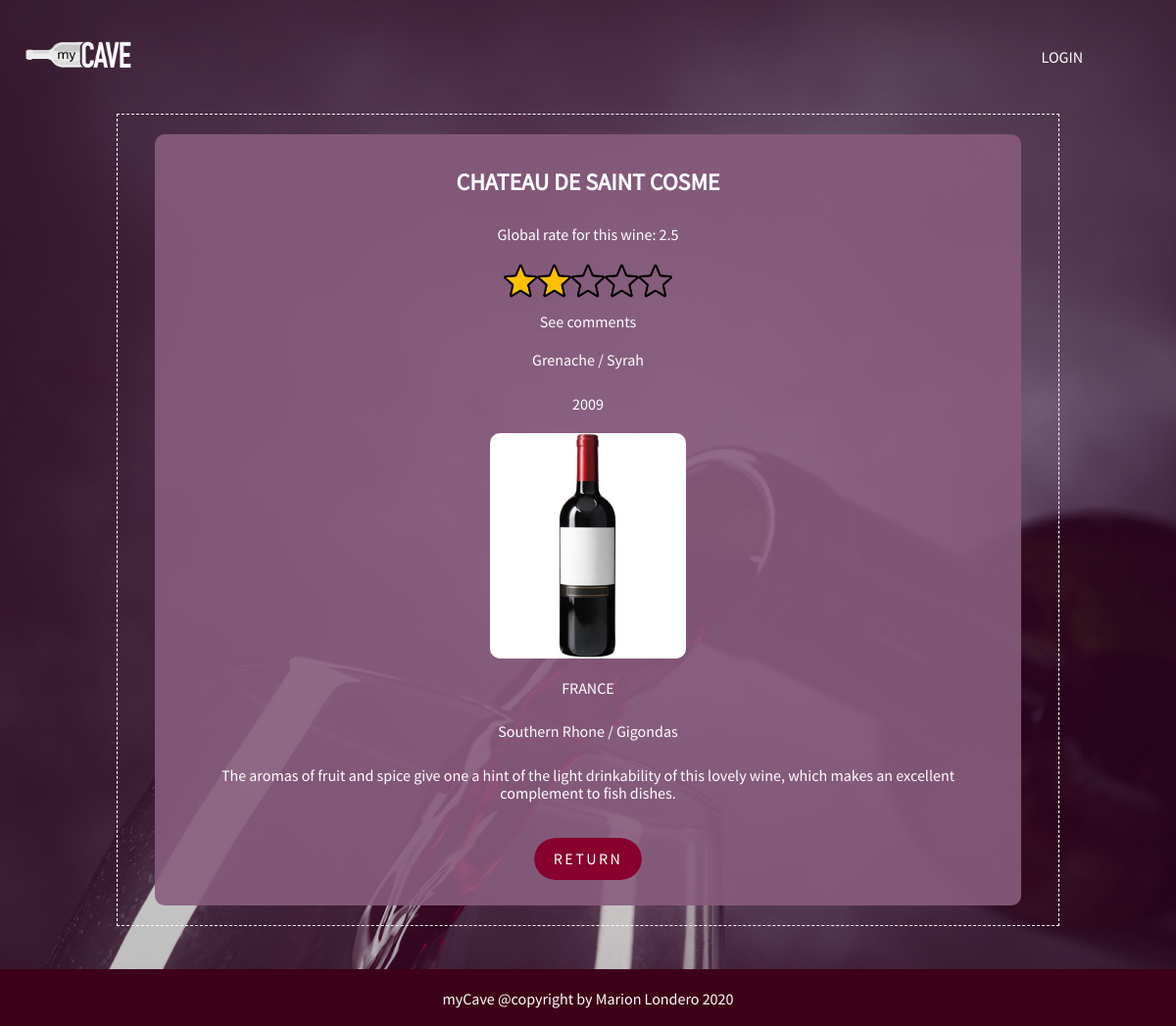
The page /displaywine.php?id=4 on the database its author committed.
### tables this page shows
CREATE TABLE `wine` (
  `id` int(11) NOT NULL,
  `name` varchar(50) NOT NULL,
  `grapes` varchar(255) NOT NULL,
  `wine_year` varchar(11) NOT NULL,
  `country` varchar(50) NOT NULL,
  `region` varchar(255) NOT NULL,
  `description` varchar(255) NOT NULL,
  `picture` varchar(255) NOT NULL,
  `id_user` int(11) NOT NULL,
  `publishDate` date DEFAULT current_timestamp(),
  `count_rate` int(11) DEFAULT NULL
);

### assets/php/function.php (the view, shortened to what this page needs)
<?php
    function displayWine(){
            if(isset($_GET['id'])){
                global $db;
                $wine_id = $_GET['id'];
                $sql = $db->query("SELECT * FROM wine WHERE id = $wine_id");
                $sql->setFetchMode(PDO::FETCH_ASSOC);
                while($row = $sql->fetch()){
                ?>
                <div class="cartouche">
                        <div id="card2">
                            <h2><?= $row['name']; ?></h2>
                            <?php
                                rateYourWine();
                            ?>
                            <p><?= $row['grapes']; ?></p>
                            <p><?= $row['wine_year']; ?></p>
                            <img class="imgwine" src="<?=$row['picture'];?>" alt="image_annonce" width="250" height="300">
                            <p><?= $row['country']; ?></p>
                            <p><?= $row['region']; ?></p>
                            <p class="description"><?= $row['description']; ?></p>
                            <a class="button3" href="winelist.php">RETURN</a>
                        </div>
                </div>
                <?php
                }
            }
    }
        ?>
        <?php
    function rateYourWine(){
        if(isset($_GET['id'])){
            global $db;
            $wine_id = $_GET['id'];
            $sql = $db->query("SELECT * FROM wine AS w LEFT JOIN rate AS r on w.id=r.id_wine WHERE w.id=$wine_id");
            $sql->setFetchMode(PDO::FETCH_ASSOC);
            $row = $sql->fetch();
            $sql2 = $db->query("SELECT SUM(rate) FROM rate WHERE id_wine=$wine_id");
            $sql2->setFetchMode(PDO::FETCH_ASSOC);
            $row2 = $sql2->fetch();
            if($row['count_rate'] != 0 ) {
                $average_rate = $row2['SUM(rate)'] / $row['count_rate'];
                ?>
                <p>Global rate for this wine: <?= $average_rate ?></p>
                <div id="center">
                    <?php if($average_rate >= 1 && $average_rate < 2){ ?>
                        <img src="assets/img/star1.png" alt="star1" class="stars" width="40">
                   <?php }if($average_rate >= 2 && $average_rate < 3){ ?>
                        <img src="assets/img/star2.png" alt="star2" class="stars" width="40">
                    <?php }if($average_rate >= 3 && $average_rate < 4){ ?>
                        <img src="assets/img/star3.png" alt="star3" class="stars" width="40">
                    <?php }if($average_rate >= 4 && $average_rate < 5){ ?>
                        <img src="assets/img/star4.png" alt="star4" class="stars" width="40">
                    <?php }if($average_rate >= 5  && $average_rate < 6){ ?>
                        <img src="assets/img/star5.png" alt="star5" class="stars" width="40">
                    <?php } ?>
                    <a href="comments.php?id=<?= $row['id']; ?>">See comments</a>
<?php } else{ ?>
                <img src="assets/img/star0.png" alt="star0" class="stars" width="40">
     <?php }
     }
}
?>

### assets/css/style.css (style rules this page uses)
html { padding: 0; margin: 0; scroll-behavior: smooth; }
body { color: white; position: relative; background-attachment: fixed; }
a { text-decoration: none; color: white; font-family: "SourceSansPro-Regular", sans-serif; }
h2 { padding: 5px; }
p { color: white; font-family: "SourceSansPro-Regular", sans-serif; font-weight: 100; padding: 5px; }
#card2 { width: 90%; height: auto; margin: 10px auto; background-color: rgba(136, 92, 126, 0.9); font-family: "SourceSansPro-Regular", sans-serif; text-align: center; padding: 10px; border-radius: 10px; }
.imgwine { border-radius: 10px; }
.button3 { margin-top: 2vh; margin-bottom: 2vh; display: inline-block; padding: 0.75rem 1.25rem; border-radius: 10rem; color: #fff; text-transform: uppercase; font-size: 1rem; letter-spacing: 0.15rem; transition: all 0.3s; position: relative; overflow: hidden; z-index: 1; }
.button3:after { content: ""; position: absolute; bottom: 0; left: 0; width: 100%; height: 100%; background-color: #88002D; border-radius: 10rem; z-index: -2; }
.button3:before { content: ""; position: absolute; bottom: 0; left: 0; width: 0%; height: 100%; background-color: #3c0014; transition: all 0.3s; border-radius: 10rem; z-index: -1; }
.description { padding-left: 5vh; padding-right: 5vh; }
.stars { display: block; margin-left: auto; margin-right: auto; width: 20%; margin-bottom: 15px; }
@media (min-width: 300px) { body { background-size: 215%; background-position: 50% 0%; background: fixed center no-repeat cover; } }
@media (min-width: 300px) { .stars { width: 40%; } }
@media (min-width: 300px) { .imgwine { width: 200; height: 230; } }
@media (min-width: 768px) { body { background-size: 140%; background-position: 100% 50%; width: 100%; } }
@media (min-width: 768px) { .stars { width: 40%; } }
@media (min-width: 992px) { body { background-size: 135%; background-position: 100% 50%; width: 100%; } }
@media (min-width: 992px) { .stars { width: 20%; } }
@media (min-width: 1200px) { body { background-size: 100%; background-position: 100% 50%; } }
@media (min-width: 1200px) { .stars { width: 20%; } }

### rows shown on the page
wine: name "CHATEAU DE SAINT COSME", average_rate "2.5", grapes "Grenache / Syrah", wine_year "2009", picture (picture), country "FRANCE", region "Southern Rhone / Gigondas", description "The aromas of fruit and spice give one a hint of the light drinkability of this lovely wine, which makes an excellent complement to fish dishes."
